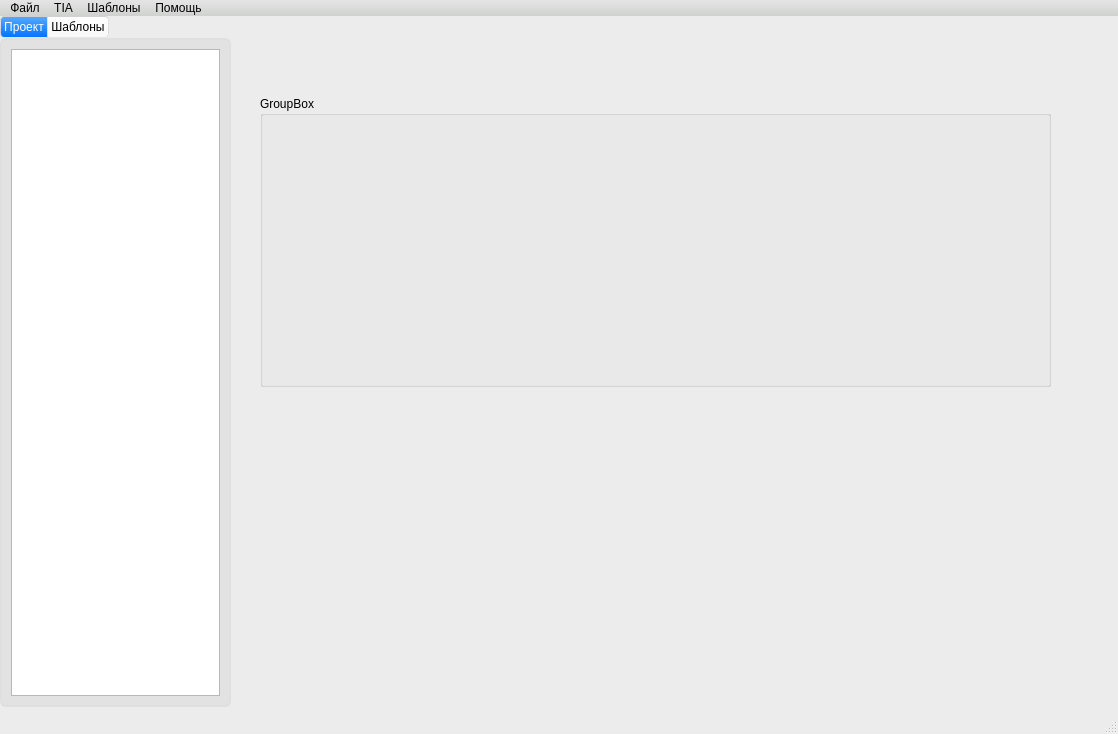
<?xml version="1.0" encoding="UTF-8"?>
<ui version="4.0">
 <class>MainWindow</class>
 <widget class="QMainWindow" name="MainWindow">
  <property name="geometry">
   <rect>
    <x>0</x>
    <y>0</y>
    <width>1118</width>
    <height>734</height>
   </rect>
  </property>
  <property name="windowTitle">
   <string>Block Generator</string>
  </property>
  <property name="windowIcon">
   <iconset>
    <normaloff>icons/icon.png</normaloff>icons/icon.png</iconset>
  </property>
  <property name="styleSheet">
   <string notr="true">/*
Aqua Style Sheet for QT Applications
Author: Jaime A. Quiroga P.
Company: GTRONICK
Last updated: 22/01/2019, 07:55.
Available at: https://github.com/GTRONICK/QSS/blob/master/Aqua.qss
*/
QMainWindow {
	background-color:#ececec;
}
QTextEdit {
	border-width: 1px;
	border-style: solid;
	border-color: qlineargradient(spread:pad, x1:0.5, y1:1, x2:0.5, y2:0, stop:0 rgba(0, 113, 255, 255), stop:1 rgba(91, 171, 252, 255));
}
QPlainTextEdit {
	border-width: 1px;
	border-style: solid;
	border-color: qlineargradient(spread:pad, x1:0.5, y1:1, x2:0.5, y2:0, stop:0 rgba(0, 113, 255, 255), stop:1 rgba(91, 171, 252, 255));
}
QToolButton {
	border-style: solid;
	border-top-color: qlineargradient(spread:pad, x1:0.5, y1:1, x2:0.5, y2:0, stop:0 rgb(215, 215, 215), stop:1 rgb(222, 222, 222));
	border-right-color: qlineargradient(spread:pad, x1:0, y1:0.5, x2:1, y2:0.5, stop:0 rgb(217, 217, 217), stop:1 rgb(227, 227, 227));
	border-left-color: qlineargradient(spread:pad, x1:0, y1:0.5, x2:1, y2:0.5, stop:0 rgb(227, 227, 227), stop:1 rgb(217, 217, 217));
	border-bottom-color: qlineargradient(spread:pad, x1:0.5, y1:1, x2:0.5, y2:0, stop:0 rgb(215, 215, 215), stop:1 rgb(222, 222, 222));
	border-width: 1px;
	border-radius: 5px;
	color: rgb(0,0,0);
	padding: 2px;
	background-color: rgb(255,255,255);
}
QToolButton:hover{
	border-style: solid;
	border-top-color: qlineargradient(spread:pad, x1:0.5, y1:1, x2:0.5, y2:0, stop:0 rgb(195, 195, 195), stop:1 rgb(222, 222, 222));
	border-right-color: qlineargradient(spread:pad, x1:0, y1:0.5, x2:1, y2:0.5, stop:0 rgb(197, 197, 197), stop:1 rgb(227, 227, 227));
	border-left-color: qlineargradient(spread:pad, x1:0, y1:0.5, x2:1, y2:0.5, stop:0 rgb(227, 227, 227), stop:1 rgb(197, 197, 197));
	border-bottom-color: qlineargradient(spread:pad, x1:0.5, y1:1, x2:0.5, y2:0, stop:0 rgb(195, 195, 195), stop:1 rgb(222, 222, 222));
	border-width: 1px;
	border-radius: 5px;
	color: rgb(0,0,0);
	padding: 2px;
	background-color: rgb(255,255,255);
}
QToolButton:pressed{
	border-style: solid;
	border-top-color: qlineargradient(spread:pad, x1:0.5, y1:1, x2:0.5, y2:0, stop:0 rgb(215, 215, 215), stop:1 rgb(222, 222, 222));
	border-right-color: qlineargradient(spread:pad, x1:0, y1:0.5, x2:1, y2:0.5, stop:0 rgb(217, 217, 217), stop:1 rgb(227, 227, 227));
	border-left-color: qlineargradient(spread:pad, x1:0, y1:0.5, x2:1, y2:0.5, stop:0 rgb(227, 227, 227), stop:1 rgb(217, 217, 217));
	border-bottom-color: qlineargradient(spread:pad, x1:0.5, y1:1, x2:0.5, y2:0, stop:0 rgb(215, 215, 215), stop:1 rgb(222, 222, 222));
	border-width: 1px;
	border-radius: 5px;
	color: rgb(0,0,0);
	padding: 2px;
	background-color: rgb(142,142,142);
}
QPushButton{
	border-style: solid;
	border-top-color: qlineargradient(spread:pad, x1:0.5, y1:1, x2:0.5, y2:0, stop:0 rgb(215, 215, 215), stop:1 rgb(222, 222, 222));
	border-right-color: qlineargradient(spread:pad, x1:0, y1:0.5, x2:1, y2:0.5, stop:0 rgb(217, 217, 217), stop:1 rgb(227, 227, 227));
	border-left-color: qlineargradient(spread:pad, x1:0, y1:0.5, x2:1, y2:0.5, stop:0 rgb(227, 227, 227), stop:1 rgb(217, 217, 217));
	border-bottom-color: qlineargradient(spread:pad, x1:0.5, y1:1, x2:0.5, y2:0, stop:0 rgb(215, 215, 215), stop:1 rgb(222, 222, 222));
	border-width: 1px;
	border-radius: 5px;
	color: rgb(0,0,0);
	padding: 2px;
	background-color: rgb(255,255,255);
}
QPushButton::default{
	border-style: solid;
	border-top-color: qlineargradient(spread:pad, x1:0.5, y1:1, x2:0.5, y2:0, stop:0 rgb(215, 215, 215), stop:1 rgb(222, 222, 222));
	border-right-color: qlineargradient(spread:pad, x1:0, y1:0.5, x2:1, y2:0.5, stop:0 rgb(217, 217, 217), stop:1 rgb(227, 227, 227));
	border-left-color: qlineargradient(spread:pad, x1:0, y1:0.5, x2:1, y2:0.5, stop:0 rgb(227, 227, 227), stop:1 rgb(217, 217, 217));
	border-bottom-color: qlineargradient(spread:pad, x1:0.5, y1:1, x2:0.5, y2:0, stop:0 rgb(215, 215, 215), stop:1 rgb(222, 222, 222));
	border-width: 1px;
	border-radius: 5px;
	color: rgb(0,0,0);
	padding: 2px;
	background-color: rgb(255,255,255);
}
QPushButton:hover{
	border-style: solid;
	border-top-color: qlineargradient(spread:pad, x1:0.5, y1:1, x2:0.5, y2:0, stop:0 rgb(195, 195, 195), stop:1 rgb(222, 222, 222));
	border-right-color: qlineargradient(spread:pad, x1:0, y1:0.5, x2:1, y2:0.5, stop:0 rgb(197, 197, 197), stop:1 rgb(227, 227, 227));
	border-left-color: qlineargradient(spread:pad, x1:0, y1:0.5, x2:1, y2:0.5, stop:0 rgb(227, 227, 227), stop:1 rgb(197, 197, 197));
	border-bottom-color: qlineargradient(spread:pad, x1:0.5, y1:1, x2:0.5, y2:0, stop:0 rgb(195, 195, 195), stop:1 rgb(222, 222, 222));
	border-width: 1px;
	border-radius: 5px;
	color: rgb(0,0,0);
	padding: 2px;
	background-color: rgb(255,255,255);
}
QPushButton:pressed{
	border-style: solid;
	border-top-color: qlineargradient(spread:pad, x1:0.5, y1:1, x2:0.5, y2:0, stop:0 rgb(215, 215, 215), stop:1 rgb(222, 222, 222));
	border-right-color: qlineargradient(spread:pad, x1:0, y1:0.5, x2:1, y2:0.5, stop:0 rgb(217, 217, 217), stop:1 rgb(227, 227, 227));
	border-left-color: qlineargradient(spread:pad, x1:0, y1:0.5, x2:1, y2:0.5, stop:0 rgb(227, 227, 227), stop:1 rgb(217, 217, 217));
	border-bottom-color: qlineargradient(spread:pad, x1:0.5, y1:1, x2:0.5, y2:0, stop:0 rgb(215, 215, 215), stop:1 rgb(222, 222, 222));
	border-width: 1px;
	border-radius: 5px;
	color: rgb(0,0,0);
	padding: 2px;
	background-color: rgb(142,142,142);
}
QPushButton:disabled{
	border-style: solid;
	border-top-color: qlineargradient(spread:pad, x1:0.5, y1:1, x2:0.5, y2:0, stop:0 rgb(215, 215, 215), stop:1 rgb(222, 222, 222));
	border-right-color: qlineargradient(spread:pad, x1:0, y1:0.5, x2:1, y2:0.5, stop:0 rgb(217, 217, 217), stop:1 rgb(227, 227, 227));
	border-left-color: qlineargradient(spread:pad, x1:0, y1:0.5, x2:1, y2:0.5, stop:0 rgb(227, 227, 227), stop:1 rgb(217, 217, 217));
	border-bottom-color: qlineargradient(spread:pad, x1:0.5, y1:1, x2:0.5, y2:0, stop:0 rgb(215, 215, 215), stop:1 rgb(222, 222, 222));
	border-width: 1px;
	border-radius: 5px;
	color: #808086;
	padding: 2px;
	background-color: rgb(142,142,142);
}
QLineEdit {
	border-width: 1px; border-radius: 4px;
	border-style: solid;
	border-color: qlineargradient(spread:pad, x1:0.5, y1:1, x2:0.5, y2:0, stop:0 rgba(0, 113, 255, 255), stop:1 rgba(91, 171, 252, 255));
}
QLabel {
	color: #000000;
}
QLCDNumber {
	color: rgb(0, 113, 255, 255);
}
QProgressBar {
	text-align: center;
	color: rgb(240, 240, 240);
	border-width: 1px; 
	border-radius: 10px;
	border-color: rgb(230, 230, 230);
	border-style: solid;
	background-color:rgb(207,207,207);
}
QProgressBar::chunk {
	background-color: qlineargradient(spread:pad, x1:0.5, y1:1, x2:0.5, y2:0, stop:0 rgba(49, 147, 250, 255), stop:1 rgba(34, 142, 255, 255));
	border-radius: 10px;
}
QMenuBar {
	background-color: qlineargradient(spread:pad, x1:0.5, y1:1, x2:0.5, y2:0, stop:0 rgba(207, 209, 207, 255), stop:1 rgba(230, 229, 230, 255));
}
QMenuBar::item {
	color: #000000;
  	spacing: 3px;
  	padding: 1px 4px;
	background-color: qlineargradient(spread:pad, x1:0.5, y1:1, x2:0.5, y2:0, stop:0 rgba(207, 209, 207, 255), stop:1 rgba(230, 229, 230, 255));
}

QMenuBar::item:selected {
  	background-color: qlineargradient(spread:pad, x1:0.5, y1:1, x2:0.5, y2:0, stop:0 rgba(0, 113, 255, 255), stop:1 rgba(91, 171, 252, 255));
	color: #FFFFFF;
}
QMenu::item:selected {
	border-style: solid;
	border-top-color: transparent;
	border-right-color: transparent;
	border-left-color: qlineargradient(spread:pad, x1:0.5, y1:1, x2:0.5, y2:0, stop:0 rgba(0, 113, 255, 255), stop:1 rgba(91, 171, 252, 255));
	border-bottom-color: transparent;
	border-left-width: 2px;
	color: #000000;
	padding-left:15px;
	padding-top:4px;
	padding-bottom:4px;
	padding-right:7px;
}
QMenu::item {
	border-style: solid;
	border-top-color: transparent;
	border-right-color: transparent;
	border-left-color: transparent;
	border-bottom-color: transparent;
	border-bottom-width: 1px;
	color: #000000;
	padding-left:17px;
	padding-top:4px;
	padding-bottom:4px;
	padding-right:7px;
}
QTabWidget {
	color:rgb(0,0,0);
	background-color:#000000;
}
QTabWidget::pane {
		border-color: rgb(223,223,223);
		background-color:rgb(226,226,226);
		border-style: solid;
		border-width: 2px;
    	border-radius: 6px;
}
QTabBar::tab:first {
	border-style: solid;
	border-left-width:1px;
	border-right-width:0px;
	border-top-width:1px;
	border-bottom-width:1px;
	border-top-color: rgb(209,209,209);
	border-left-color: qlineargradient(spread:pad, x1:0.5, y1:1, x2:0.5, y2:0, stop:0 rgba(209, 209, 209, 209), stop:1 rgba(229, 229, 229, 229));
	border-bottom-color: rgb(229,229,229);
	border-top-left-radius: 4px;
	border-bottom-left-radius: 4px;
	color: #000000;
	padding: 3px;
	margin-left:0px;
	background-color: qlineargradient(spread:pad, x1:0.5, y1:1, x2:0.5, y2:0, stop:0 rgba(247, 247, 247, 255), stop:1 rgba(255, 255, 255, 255));
}
QTabBar::tab:last {
	border-style: solid;
	border-width:1px;
	border-top-color: rgb(209,209,209);
	border-left-color: qlineargradient(spread:pad, x1:0.5, y1:1, x2:0.5, y2:0, stop:0 rgba(209, 209, 209, 209), stop:1 rgba(229, 229, 229, 229));
	border-right-color: qlineargradient(spread:pad, x1:0.5, y1:1, x2:0.5, y2:0, stop:0 rgba(209, 209, 209, 209), stop:1 rgba(229, 229, 229, 229));
	border-bottom-color: rgb(229,229,229);
	border-top-right-radius: 4px;
	border-bottom-right-radius: 4px;
	color: #000000;
	padding: 3px;
	margin-left:0px;
	background-color: qlineargradient(spread:pad, x1:0.5, y1:1, x2:0.5, y2:0, stop:0 rgba(247, 247, 247, 255), stop:1 rgba(255, 255, 255, 255));
}
QTabBar::tab {
	border-style: solid;
	border-top-width:1px;
	border-bottom-width:1px;
	border-left-width:1px;
	border-top-color: rgb(209,209,209);
	border-left-color: qlineargradient(spread:pad, x1:0.5, y1:1, x2:0.5, y2:0, stop:0 rgba(209, 209, 209, 209), stop:1 rgba(229, 229, 229, 229));
	border-bottom-color: rgb(229,229,229);
	color: #000000;
	padding: 3px;
	margin-left:0px;
	background-color: qlineargradient(spread:pad, x1:0.5, y1:1, x2:0.5, y2:0, stop:0 rgba(247, 247, 247, 255), stop:1 rgba(255, 255, 255, 255));
}
QTabBar::tab:selected, QTabBar::tab:last:selected, QTabBar::tab:hover {
  	border-style: solid;
  	border-left-width:1px;
	border-right-color: transparent;
	border-top-color: rgb(209,209,209);
	border-left-color: qlineargradient(spread:pad, x1:0.5, y1:1, x2:0.5, y2:0, stop:0 rgba(209, 209, 209, 209), stop:1 rgba(229, 229, 229, 229));
	border-bottom-color: rgb(229,229,229);
	color: #FFFFFF;
	padding: 3px;
	margin-left:0px;
	background-color: qlineargradient(spread:pad, x1:0.5, y1:1, x2:0.5, y2:0, stop:0 rgba(0, 113, 255, 255), stop:1 rgba(91, 171, 252, 255));
}

QTabBar::tab:selected, QTabBar::tab:first:selected, QTabBar::tab:hover {
  	border-style: solid;
  	border-left-width:1px;
  	border-bottom-width:1px;
  	border-top-width:1px;
	border-right-color: transparent;
	border-top-color: rgb(209,209,209);
	border-left-color: qlineargradient(spread:pad, x1:0.5, y1:1, x2:0.5, y2:0, stop:0 rgba(209, 209, 209, 209), stop:1 rgba(229, 229, 229, 229));
	border-bottom-color: rgb(229,229,229);
	color: #FFFFFF;
	padding: 3px;
	margin-left:0px;
	background-color: qlineargradient(spread:pad, x1:0.5, y1:1, x2:0.5, y2:0, stop:0 rgba(0, 113, 255, 255), stop:1 rgba(91, 171, 252, 255));
}

QCheckBox {
	color: #000000;
	padding: 2px;
}
QCheckBox:disabled {
	color: #808086;
	padding: 2px;
}

QCheckBox:hover {
	border-radius:4px;
	border-style:solid;
	padding-left: 1px;
	padding-right: 1px;
	padding-bottom: 1px;
	padding-top: 1px;
	border-width:1px;
	border-color: transparent;
}
QCheckBox::indicator:checked {

	height: 10px;
	width: 10px;
	border-style:solid;
	border-width: 1px;
	border-color: qlineargradient(spread:pad, x1:0.5, y1:1, x2:0.5, y2:0, stop:0 rgba(0, 113, 255, 255), stop:1 rgba(91, 171, 252, 255));
	color: #000000;
	background-color: qlineargradient(spread:pad, x1:0.5, y1:1, x2:0.5, y2:0, stop:0 rgba(0, 113, 255, 255), stop:1 rgba(91, 171, 252, 255));
}
QCheckBox::indicator:unchecked {

	height: 10px;
	width: 10px;
	border-style:solid;
	border-width: 1px;
	border-color: qlineargradient(spread:pad, x1:0.5, y1:1, x2:0.5, y2:0, stop:0 rgba(0, 113, 255, 255), stop:1 rgba(91, 171, 252, 255));
	color: #000000;
}
QRadioButton {
	color: 000000;
	padding: 1px;
}
QRadioButton::indicator:checked {
	height: 10px;
	width: 10px;
	border-style:solid;
	border-radius:5px;
	border-width: 1px;
	border-color: qlineargradient(spread:pad, x1:0.5, y1:1, x2:0.5, y2:0, stop:0 rgba(0, 113, 255, 255), stop:1 rgba(91, 171, 252, 255));
	color: #a9b7c6;
	background-color: qlineargradient(spread:pad, x1:0.5, y1:1, x2:0.5, y2:0, stop:0 rgba(0, 113, 255, 255), stop:1 rgba(91, 171, 252, 255));
}
QRadioButton::indicator:!checked {
	height: 10px;
	width: 10px;
	border-style:solid;
	border-radius:5px;
	border-width: 1px;
	border-color: qlineargradient(spread:pad, x1:0.5, y1:1, x2:0.5, y2:0, stop:0 rgba(0, 113, 255, 255), stop:1 rgba(91, 171, 252, 255));
	color: #a9b7c6;
	background-color: transparent;
}
QStatusBar {
	color:#027f7f;
}
QSpinBox {
	border-style: solid;
	border-width: 1px;
	border-color: qlineargradient(spread:pad, x1:0.5, y1:1, x2:0.5, y2:0, stop:0 rgba(0, 113, 255, 255), stop:1 rgba(91, 171, 252, 255));
}
QDoubleSpinBox {
	border-style: solid;
	border-width: 1px;
	border-color: qlineargradient(spread:pad, x1:0.5, y1:1, x2:0.5, y2:0, stop:0 rgba(0, 113, 255, 255), stop:1 rgba(91, 171, 252, 255));
}
QTimeEdit {
	border-style: solid;
	border-width: 1px;
	border-color: qlineargradient(spread:pad, x1:0.5, y1:1, x2:0.5, y2:0, stop:0 rgba(0, 113, 255, 255), stop:1 rgba(91, 171, 252, 255));
}
QDateTimeEdit {
	border-style: solid;
	border-width: 1px;
	border-color: qlineargradient(spread:pad, x1:0.5, y1:1, x2:0.5, y2:0, stop:0 rgba(0, 113, 255, 255), stop:1 rgba(91, 171, 252, 255));
}
QDateEdit {
	border-style: solid;
	border-width: 1px;
	border-color: qlineargradient(spread:pad, x1:0.5, y1:1, x2:0.5, y2:0, stop:0 rgba(0, 113, 255, 255), stop:1 rgba(91, 171, 252, 255));
}

QToolBox {
	color: #a9b7c6;
	background-color:#000000;
}
QToolBox::tab {
	color: #a9b7c6;
	background-color:#000000;
}
QToolBox::tab:selected {
	color: #FFFFFF;
	background-color:#000000;
}
QScrollArea {
	color: #FFFFFF;
	background-color:#000000;
}
QSlider::groove:horizontal {
	height: 5px;
	background-color: qlineargradient(spread:pad, x1:0.5, y1:1, x2:0.5, y2:0, stop:0 rgba(49, 147, 250, 255), stop:1 rgba(34, 142, 255, 255));
}
QSlider::groove:vertical {
	width: 5px;
	background-color: qlineargradient(spread:pad, x1:0.5, y1:1, x2:0.5, y2:0, stop:0 rgba(49, 147, 250, 255), stop:1 rgba(34, 142, 255, 255));
}
QSlider::handle:horizontal {
	background: rgb(253,253,253);
	border-style: solid;
	border-width: 1px;
	border-color: rgb(207,207,207);
	width: 12px;
	margin: -5px 0;
	border-radius: 7px;
}
QSlider::handle:vertical {
	background: rgb(253,253,253);
	border-style: solid;
	border-width: 1px;
	border-color: rgb(207,207,207);
	height: 12px;
	margin: 0 -5px;
	border-radius: 7px;
}
QSlider::add-page:horizontal {
    background: rgb(181,181,181);
}
QSlider::add-page:vertical {
    background: rgb(181,181,181);
}
QSlider::sub-page:horizontal {
    background-color: qlineargradient(spread:pad, x1:0.5, y1:1, x2:0.5, y2:0, stop:0 rgba(49, 147, 250, 255), stop:1 rgba(34, 142, 255, 255));
}
QSlider::sub-page:vertical {
    background-color: qlineargradient(spread:pad, y1:0.5, x1:1, y2:0.5, x2:0, stop:0 rgba(49, 147, 250, 255), stop:1 rgba(34, 142, 255, 255));
}
QScrollBar:horizontal {
	max-height: 20px;
	border: 1px transparent grey;
	margin: 0px 20px 0px 20px;
}
QScrollBar:vertical {
	max-width: 20px;
	border: 1px transparent grey;
	margin: 20px 0px 20px 0px;
}
QScrollBar::handle:horizontal {
	background: rgb(253,253,253);
	border-style: solid;
	border-width: 1px;
	border-color: rgb(207,207,207);
	border-radius: 7px;
	min-width: 25px;
}
QScrollBar::handle:horizontal:hover {
	background: rgb(253,253,253);
	border-style: solid;
	border-width: 1px;
	border-color: rgb(147, 200, 200);
	border-radius: 7px;
	min-width: 25px;
}
QScrollBar::handle:vertical {
	background: rgb(253,253,253);
	border-style: solid;
	border-width: 1px;
	border-color: rgb(207,207,207);
	border-radius: 7px;
	min-height: 25px;
}
QScrollBar::handle:vertical:hover {
	background: rgb(253,253,253);
	border-style: solid;
	border-width: 1px;
	border-color: rgb(147, 200, 200);
	border-radius: 7px;
	min-height: 25px;
}
QScrollBar::add-line:horizontal {
   border: 2px transparent grey;
   border-top-right-radius: 7px;
   border-bottom-right-radius: 7px;
   background: rgba(34, 142, 255, 255);
   width: 20px;
   subcontrol-position: right;
   subcontrol-origin: margin;
}
QScrollBar::add-line:horizontal:pressed {
   border: 2px transparent grey;
   border-top-right-radius: 7px;
   border-bottom-right-radius: 7px;
   background: rgb(181,181,181);
   width: 20px;
   subcontrol-position: right;
   subcontrol-origin: margin;
}
QScrollBar::add-line:vertical {
   border: 2px transparent grey;
   border-bottom-left-radius: 7px;
   border-bottom-right-radius: 7px;
   background: rgba(34, 142, 255, 255);
   height: 20px;
   subcontrol-position: bottom;
   subcontrol-origin: margin;
}
QScrollBar::add-line:vertical:pressed {
   border: 2px transparent grey;
   border-bottom-left-radius: 7px;
   border-bottom-right-radius: 7px;
   background: rgb(181,181,181);
   height: 20px;
   subcontrol-position: bottom;
   subcontrol-origin: margin;
}
QScrollBar::sub-line:horizontal {
   border: 2px transparent grey;
   border-top-left-radius: 7px;
   border-bottom-left-radius: 7px;
   background: rgba(34, 142, 255, 255);
   width: 20px;
   subcontrol-position: left;
   subcontrol-origin: margin;
}
QScrollBar::sub-line:horizontal:pressed {
   border: 2px transparent grey;
   border-top-left-radius: 7px;
   border-bottom-left-radius: 7px;
   background: rgb(181,181,181);
   width: 20px;
   subcontrol-position: left;
   subcontrol-origin: margin;
}
QScrollBar::sub-line:vertical {
   border: 2px transparent grey;
   border-top-left-radius: 7px;
   border-top-right-radius: 7px;
   background: rgba(34, 142, 255, 255);
   height: 20px;
   subcontrol-position: top;
   subcontrol-origin: margin;
}
QScrollBar::sub-line:vertical:pressed {
   border: 2px transparent grey;
   border-top-left-radius: 7px;
   border-top-right-radius: 7px;
   background: rgb(181,181,181);
   height: 20px;
   subcontrol-position: top;
   subcontrol-origin: margin;
}
QScrollBar::left-arrow:horizontal {
   border: 1px transparent grey;
   border-top-left-radius: 3px;
   border-bottom-left-radius: 3px;
   width: 6px;
   height: 6px;
   background: white;
}
QScrollBar::right-arrow:horizontal {
   border: 1px transparent grey;
   border-top-right-radius: 3px;
   border-bottom-right-radius: 3px;
   width: 6px;
   height: 6px;
   background: white;
}
QScrollBar::up-arrow:vertical {
   border: 1px transparent grey;
   border-top-left-radius: 3px;
   border-top-right-radius: 3px;
   width: 6px;
   height: 6px;
   background: white;
}
QScrollBar::down-arrow:vertical {
   border: 1px transparent grey;
   border-bottom-left-radius: 3px;
   border-bottom-right-radius: 3px;
   width: 6px;
   height: 6px;
   background: white;
}
QScrollBar::add-page:horizontal, QScrollBar::sub-page:horizontal {
   background: none;
}
QScrollBar::add-page:vertical, QScrollBar::sub-page:vertical {
   background: none;
}</string>
  </property>
  <widget class="QWidget" name="centralwidget">
   <widget class="QGroupBox" name="groupBox">
    <property name="geometry">
     <rect>
      <x>260</x>
      <y>80</y>
      <width>791</width>
      <height>291</height>
     </rect>
    </property>
    <property name="title">
     <string>GroupBox</string>
    </property>
   </widget>
   <widget class="QTabWidget" name="tabWidget">
    <property name="geometry">
     <rect>
      <x>0</x>
      <y>0</y>
      <width>231</width>
      <height>691</height>
     </rect>
    </property>
    <property name="currentIndex">
     <number>0</number>
    </property>
    <widget class="QWidget" name="project_tab">
     <attribute name="title">
      <string>Проект</string>
     </attribute>
     <layout class="QVBoxLayout" name="verticalLayout">
      <item>
       <widget class="QTreeView" name="project_tree"/>
      </item>
     </layout>
    </widget>
    <widget class="QWidget" name="template_tab">
     <attribute name="title">
      <string>Шаблоны</string>
     </attribute>
     <layout class="QGridLayout" name="gridLayout_2">
      <item row="0" column="0">
       <widget class="QListView" name="template_list"/>
      </item>
     </layout>
    </widget>
   </widget>
  </widget>
  <widget class="QMenuBar" name="menubar">
   <property name="geometry">
    <rect>
     <x>0</x>
     <y>0</y>
     <width>1118</width>
     <height>18</height>
    </rect>
   </property>
   <widget class="QMenu" name="menu_file">
    <property name="title">
     <string>Файл</string>
    </property>
    <addaction name="open_action"/>
    <addaction name="save_action"/>
    <addaction name="save_as_action"/>
    <addaction name="separator"/>
    <addaction name="export_action"/>
    <addaction name="import_action"/>
    <addaction name="separator"/>
    <addaction name="exit_action"/>
   </widget>
   <widget class="QMenu" name="menu_project">
    <property name="title">
     <string>TIA</string>
    </property>
    <addaction name="connect_action"/>
    <addaction name="sync_action"/>
    <addaction name="new_folder_action"/>
   </widget>
   <widget class="QMenu" name="menu_help">
    <property name="title">
     <string>Помощь</string>
    </property>
   </widget>
   <widget class="QMenu" name="menu_template">
    <property name="title">
     <string>Шаблоны</string>
    </property>
    <addaction name="path_folder"/>
   </widget>
   <addaction name="menu_file"/>
   <addaction name="menu_project"/>
   <addaction name="menu_template"/>
   <addaction name="menu_help"/>
  </widget>
  <widget class="QStatusBar" name="statusbar"/>
  <action name="connect_action">
   <property name="text">
    <string>Подлючиться к проекту</string>
   </property>
  </action>
  <action name="open_action">
   <property name="text">
    <string>Открыть</string>
   </property>
   <property name="shortcut">
    <string>Ctrl+O</string>
   </property>
  </action>
  <action name="save_action">
   <property name="text">
    <string>Сохранить</string>
   </property>
   <property name="shortcut">
    <string>Ctrl+S</string>
   </property>
  </action>
  <action name="save_as_action">
   <property name="text">
    <string>Сохранить Как ...</string>
   </property>
   <property name="shortcut">
    <string>Ctrl+Shift+S</string>
   </property>
  </action>
  <action name="sync_action">
   <property name="enabled">
    <bool>true</bool>
   </property>
   <property name="text">
    <string>Синхронизировать</string>
   </property>
  </action>
  <action name="exit_action">
   <property name="text">
    <string>Выход</string>
   </property>
   <property name="shortcut">
    <string>Ctrl+Q</string>
   </property>
  </action>
  <action name="path_folder">
   <property name="text">
    <string>Путь к файлам</string>
   </property>
  </action>
  <action name="export_action">
   <property name="text">
    <string>Экспорт</string>
   </property>
   <property name="shortcut">
    <string>Ctrl+E</string>
   </property>
  </action>
  <action name="import_action">
   <property name="text">
    <string>Импорт</string>
   </property>
   <property name="shortcut">
    <string>Ctrl+I</string>
   </property>
  </action>
  <action name="new_folder_action">
   <property name="text">
    <string>Новая папка</string>
   </property>
  </action>
 </widget>
 <resources/>
 <connections/>
</ui>
